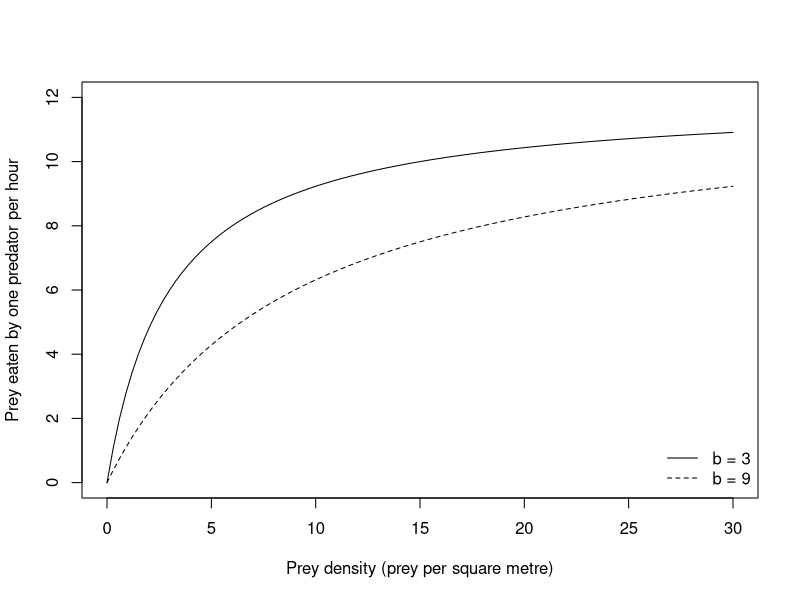
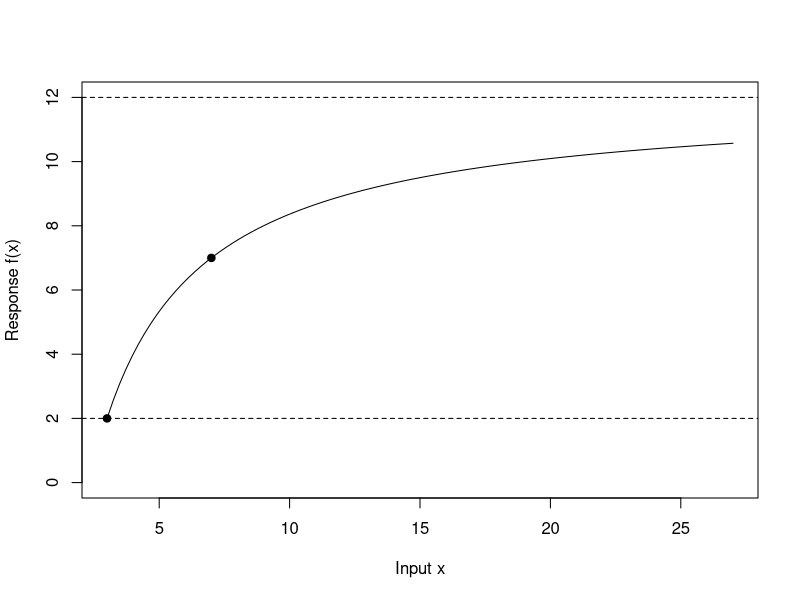

Generate these figures, in order, with R:
## ---- chunk 1
#| echo: false
#| eval: true
#| fig-cap: "Holling type II responses with the same upper limit and different half-saturation densities."
holling_type_ii = function(N, a, b) {
  a * N / (b + N)
}
curve(
  holling_type_ii(N = x, a = 12, b = 3),
  from = 0, to = 30, ylim = c(0, 12),
  xlab = "Prey density (prey per square metre)",
  ylab = "Prey eaten by one predator per hour",
  lty = 1
)
curve(
  holling_type_ii(N = x, a = 12, b = 9),
  from = 0, to = 30, add = TRUE, lty = 2
)
legend(
  "bottomright", legend = c("b = 3", "b = 9"),
  lty = c(1, 2), bty = "n"
)
## ---- chunk 2
#| echo: false
#| eval: true
#| fig-cap: "A saturating response shifted right by three input units and up by two output units."
shifted_response = function(x, A = 10, s = 4, c = 3, d = 2) {
  d + A * (x - c) / (s + x - c)
}
curve(
  shifted_response(x),
  from = 3, to = 27, ylim = c(0, 12),
  xlab = "Input x", ylab = "Response f(x)"
)
abline(h = c(2, 12), lty = 2)
points(x = c(3, 7), y = c(2, 7), pch = 19)
